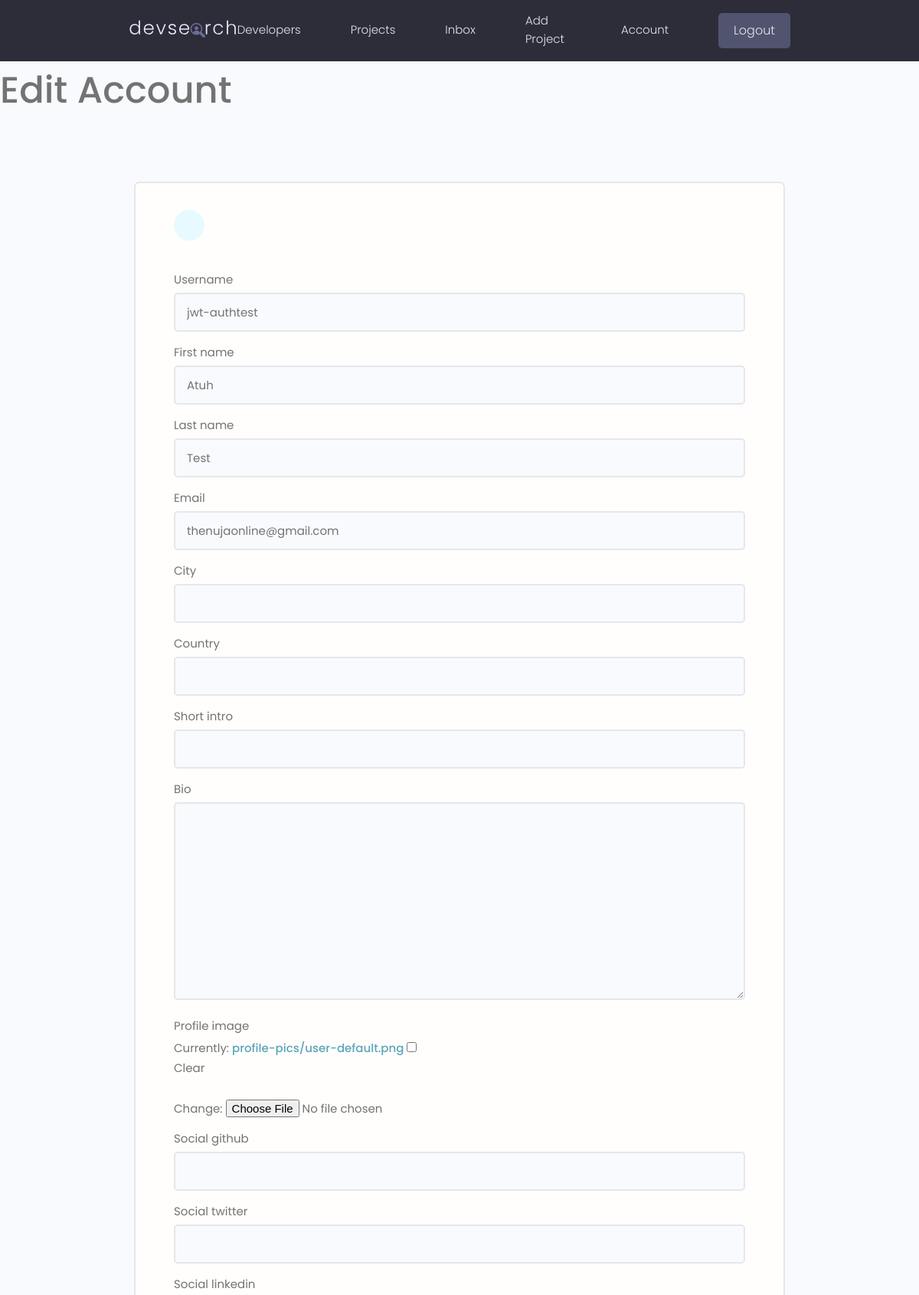
The app's page /edit-account/ (signed in, upper part), older data.
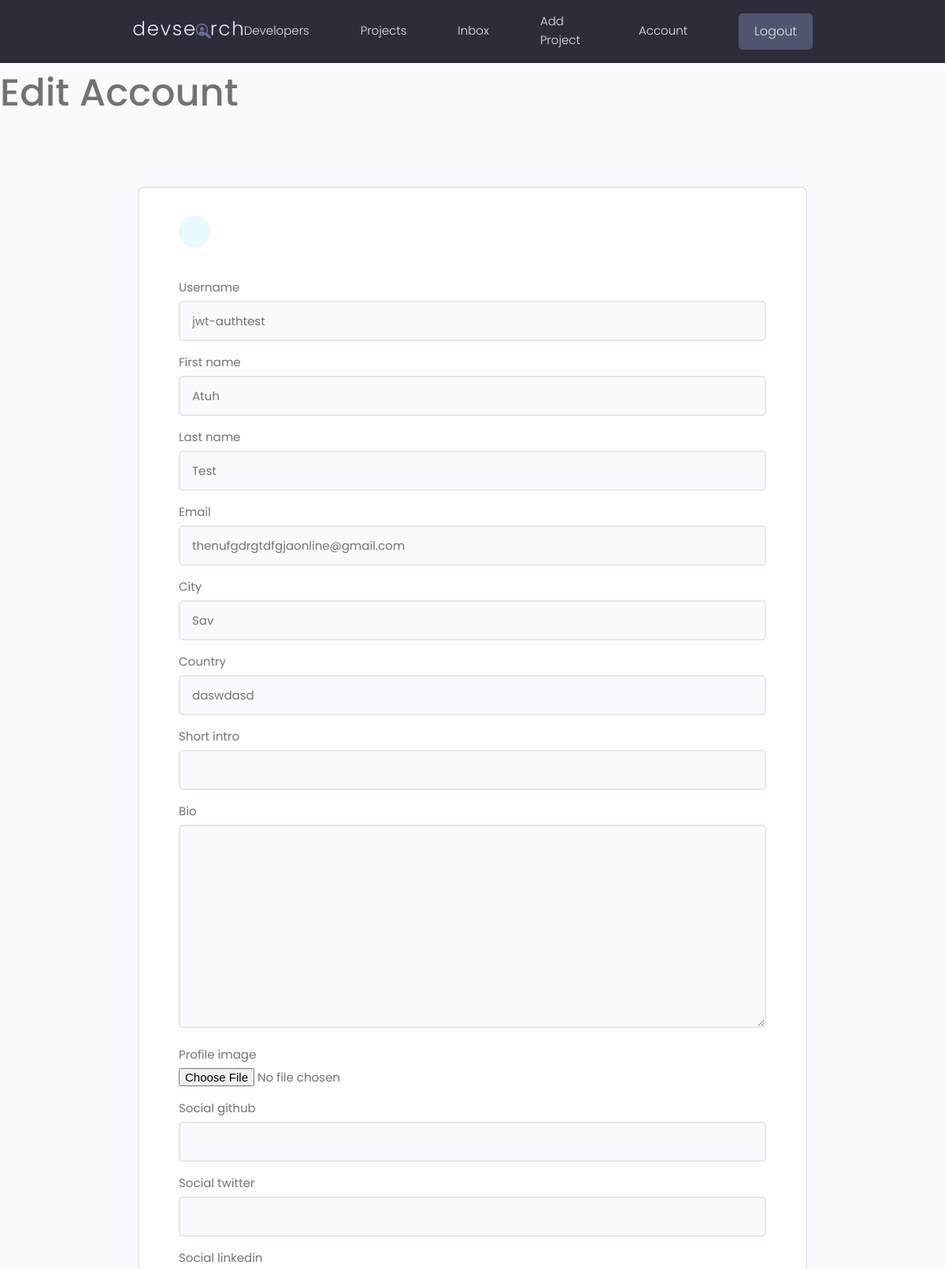
The same page, newer data.
### users/models.py (models this page shows, shortened)
class Profile(models.Model):
    user = models.OneToOneField(User, on_delete=models.CASCADE, null=True, blank=True )
    first_name = models.CharField(max_length=100)
    last_name = models.CharField(max_length=100)
    username = models.CharField(max_length=80, null=True, blank=True)
    email = models.EmailField(max_length=80, null=True, blank=True)
    city = models.CharField(max_length=100)
    country = models.CharField(max_length=100)
    short_intro = models.CharField(max_length=200, blank=True, null=True)
    bio = models.TextField(blank=True, null=True)
    profile_image = models.ImageField(null=True, blank=True, upload_to='profile-pics/', default="profile-pics/user-default.png")
    social_github = models.CharField(max_length=200, blank=True, null=True)
    social_twitter = models.CharField(max_length=200, blank=True, null=True)
    social_linkedin = models.CharField(max_length=200, blank=True, null=True)
    social_youtube = models.CharField(max_length=200, blank=True, null=True)
    social_website = models.CharField(max_length=200, blank=True, null=True)
    created_date = models.DateTimeField(auto_now_add=True)
    id = models.UUIDField(default=uuid.uuid4, unique=True, primary_key=True, editable=False)
    class Meta:
        ordering = ['created_date']

### users/views.py (the view)
# urls.py: path('edit-account/', views.editAccount, name='edit-account'),
@login_required(login_url='login')
def editAccount(request):
    profile = request.user.profile
    form = ProfileForm(instance=profile)
    context = {'form' : form}
    if request.method == 'POST':
        print('IS VALID')
        form = ProfileForm(request.POST, request.FILES, instance=profile)
        if form.is_valid():
            form.save()
            return redirect('account')
    context = {'form' : form}
    return render(request, 'users/profile_form.html', context)

### users/forms.py
class ProfileForm(ModelForm):
    class Meta:
        model = Profile
        fields = ['username', 'first_name', 'last_name', 'email', 'city', 'country', 'short_intro',
                  'bio', 'profile_image', 'social_github', 'social_twitter', 'social_linkedin',
                   'social_youtube', 'social_website']
    def __init__(self, *args, **kwargs):
        super(ProfileForm, self).__init__(*args, **kwargs)
        for name, field in self.fields.items():
            field.widget.attrs.update({'class': 'input'})

### users/templates/users/profile_form.html (shortened to what this page needs)
{% extends 'main.html' %}
 {% block content %}
 <h1>Edit Account</h1>
 <main class="formPage my-xl">
   <div class="content-box">
       <div class="formWrapper">
           <a class="backButton" href="{% url 'account' %}"></a>
           <br>
           <form class="form" method="POST" enctype="multipart/form-data" action="{% url 'edit-account' %}">
               {% for field in form %}
               <div class="form__field">
                   <label for="formInput#text">{{field.label}}</label>
                   {{field}}
               </div>
               {% endfor %}
           </form>
       </div>
   </div>
</main>
 {% endblock %}

Row changes from the older to the newer data that the page shows:
changed Profile "jwt-authtest": email "thenujaonline@gmail.com" → "thenufgdrgtdfgjaonline@gmail.com"; city (not shown) → "Sav"; country (not shown) → "daswdasd"
Text that changed along with them:
list line gone: "Currently: profile-pics/user-default.png Clear Change: ☐"
